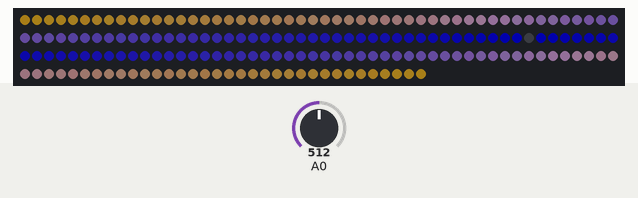
A sketch run on a simulated Arduino Uno, built with avr-gcc and run on an emulated ATmega328P. Shown: 184 RGB LEDs in strip order, left to right, continuing on the next row. The inputs (shaded band) are chosen by the test bench; at power-on: A0 = 512. Dim RGB values are drawn brighter than linear.

Above: at 3.2 s.
3.3 s: A0 set to 122
At 4.4 s:
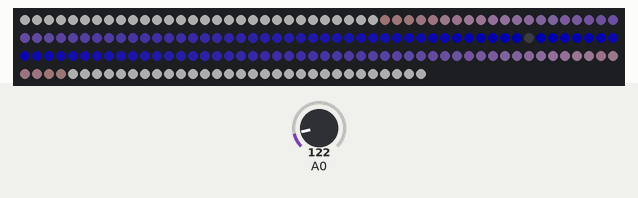
5.3 s: A0 set to 306
At 6.2 s:
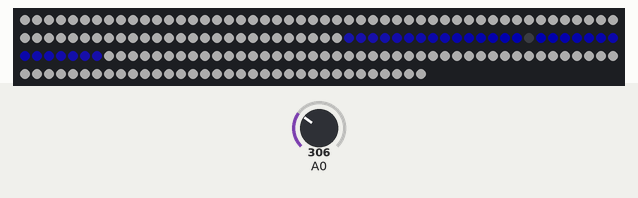
7.1 s: A0 set to 122
At 8.0 s:
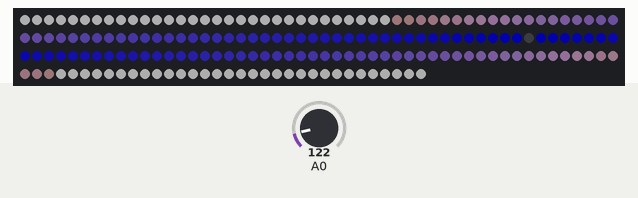
9.0 s: A0 set to 0
At 10.1 s:
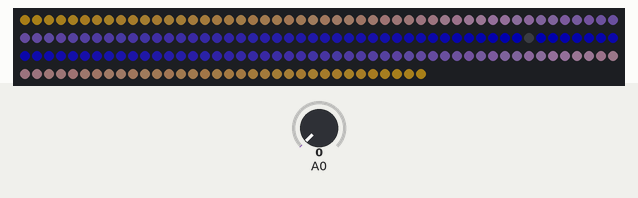
Timing chart, 0 to 11.7 s (numbered marks = the images above; inputs shaded):
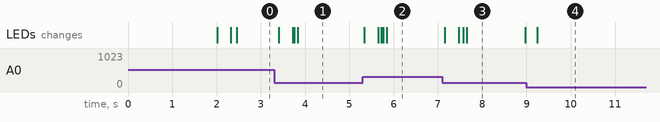

The sketch:

ArduinoLighting.ino
```cpp
#include <FastLED.h>
#define NUM_LEDS 184
#define DATA_PIN 3
#define BRIGHTNESS 50

CRGB leds[NUM_LEDS];

const int micOffset = 273;
const float micGain = 0.4;
const int numReadings = 10;
int readings[numReadings];
int readIndex = 0;
int total = 0;
float average = 0;
float prevAverage = 0;
const float decayFactor = 0.15;
int newPositionRight;
int newPositionLeft;

CRGB color = CRGB::Blue;
CRGB color2 = CRGB::Goldenrod;

void setup() {
    delay(2000);
    FastLED.addLeds<WS2812, DATA_PIN, GRB>(leds, NUM_LEDS);
    FastLED.setBrightness(BRIGHTNESS);
}

void loop() {
    total -= readings[readIndex];
    readings[readIndex] = constrain(abs(analogRead(A0) - micOffset) * micGain, 0, 255);
    total += readings[readIndex];
    readIndex = (readIndex + 1) % numReadings;

    average = total / numReadings;
    average = average * decayFactor + prevAverage * (1-decayFactor);
    prevAverage = average;

    newPositionRight = (NUM_LEDS/2 + 1) + average;
    newPositionLeft = (NUM_LEDS/2 - 1) - average;

    for (int i = NUM_LEDS/2+1; i < NUM_LEDS; i++) {
        float gradientValue = map(i, NUM_LEDS/2, NUM_LEDS, 0, 255);
        leds[i] = i <= newPositionRight ? blend(color, color2, gradientValue) : CRGB::White;
    }

    for (int i = NUM_LEDS/2-1; i >= 0; i--) {
        float gradientValue = map(i, NUM_LEDS/2, 0, 0, 255);
        leds[i] = i >= newPositionLeft ? blend(color, color2, gradientValue) : CRGB::White;
    }

    FastLED.show();
}
```

Measured:
- after the input at 3.3 s, the LEDs: first change after 0.11 s (image 1 shows a later state)
- after the input at 5.3 s, the LEDs: first change at once (image 2 shows a later state)
- after the input at 7.1 s, the LEDs: first change after 0.05 s (image 3 shows a later state)
- after the input at 9.0 s, the LEDs: change after 0.25 s (image 4)
